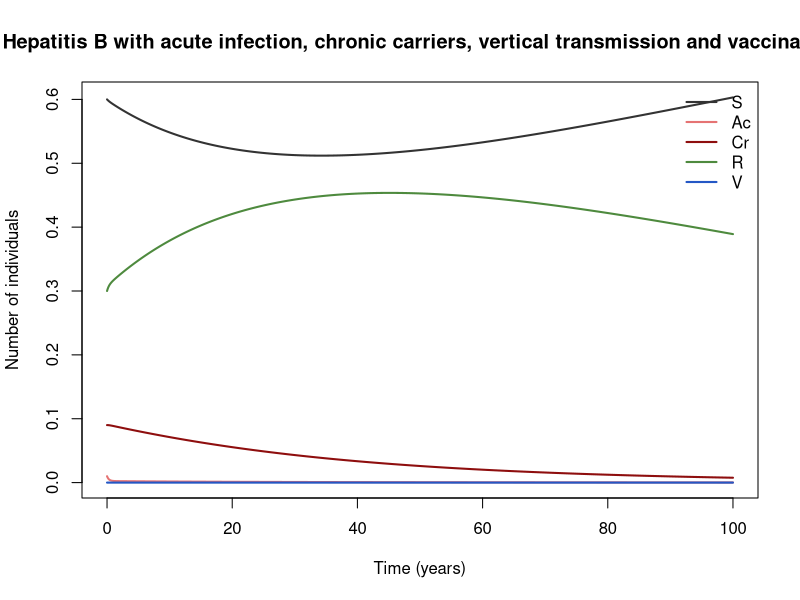

Write the R code that produced this figure.
## Hepatitis B with acute infection, chronic carriers, vertical transmission and vaccination
## Hepatitis B.
## Parameter values: 0 of 11 checked against the source; the rest are recalled or illustrative.
## Reference: The conceptual basis is Medley GF, Lindop NA, Edmunds WJ, Nokes DJ. Hepatitis-B virus endemicity: heterogeneity, catastrophic dynamics and control. Nat Med 2001;7(5):619–624
## Source: https://doi.org/10.1038/87953
##
## Generated from a compartmental model diagram (model format v1).
## Regenerating from the same diagram always gives this exact file.
##
## Compartments: S, Ac, Cr, R, V
## Flows (time unit: years):
##   (outside) -> S   : (births_ok * (1 - vax) + mu_c * Cr)
##   (outside) -> V   : births_ok * vax
##   (outside) -> Cr  : mu * pv * Cr * pc0
##   (outside) -> Ac  : mu * pv * Cr * (1 - pc0)
##   S -> Ac          : foi * S
##   Ac -> Cr         : q_c * gam_a * Ac
##   Ac -> R          : (1 - q_c) * gam_a * Ac
##   Cr -> R          : gam_c * Cr
##   V -> S           : w_v * V
##   S -> (outside)   : mu * S
##   Ac -> (outside)  : mu * Ac
##   Cr -> (outside)  : (mu + mu_c) * Cr
##   R -> (outside)   : mu * R
##   V -> (outside)   : mu * V

library(deSolve)

# ---- Time ------------------------------------------------------------
times <- seq(0, 100, by = 0.1)  # years

# ---- Parameters ------------------------------------------------------
parameters <- c(
  beta_h = 0.95,  # horizontal transmission coefficient (/yr) [recalled]
  eps_c = 0.16,   # relative infectiousness of carriers vs acute [recalled]
  gam_a = 4,      # exit from acute stage (about 3 months) (/yr) [recalled]
  q_c = 0.0886,   # probability that horizontal adult infection leads to carriage [recalled]
  gam_c = 0.025,  # carrier clearance (HBsAg loss) (/yr) [recalled]
  pv = 0.11,      # fraction of births to carrier mothers infected perinatally [recalled]
  pc0 = 0.885,    # probability that perinatal infection leads to carriage [recalled]
  mu = 0.00693,   # birth = natural death rate (/yr) [recalled]
  mu_c = 0.002,   # HBV-related excess carrier mortality (/yr) [illustrative]
  vax = 0.0,      # infant vaccination coverage times efficacy (scenario: 0.9) [illustrative]
  w_v = 0.1       # waning of vaccine immunity (/yr) [recalled]
)

# ---- Initial conditions ----------------------------------------------
state <- c(
  S = 0.6,    # susceptible
  Ac = 0.01,  # acute infection
  Cr = 0.09,  # chronic carrier
  R = 0.3,    # recovered/immune
  V = 0       # vaccinated
)

# ---- Model equations -------------------------------------------------
hbv_carrier_vaccination_model <- function(t, state, parameters) {
  with(as.list(c(state, parameters)), {
    # Total population
    N <- S + Ac + Cr + R + V

    # Derived quantities
    foi <- beta_h * (Ac + eps_c * Cr) / N  # force of infection
    births_ok <- mu * N - mu * pv * Cr     # births not perinatally infected

    # Rates of change
    dS <- (births_ok * (1 - vax) + mu_c * Cr) - foi * S + w_v * V - mu * S
    dAc <- mu * pv * Cr * (1 - pc0) + foi * S - q_c * gam_a * Ac - (1 - q_c) * gam_a * Ac - mu * Ac
    dCr <- mu * pv * Cr * pc0 + q_c * gam_a * Ac - gam_c * Cr - (mu + mu_c) * Cr
    dR <- (1 - q_c) * gam_a * Ac + gam_c * Cr - mu * R
    dV <- births_ok * vax - w_v * V - mu * V

    list(c(dS, dAc, dCr, dR, dV))
  })
}

# ---- Solve -----------------------------------------------------------
out <- ode(y = state, times = times, func = hbv_carrier_vaccination_model, parms = parameters)
out <- as.data.frame(out)

# ---- Plot ------------------------------------------------------------
compartment_cols <- c(S = "#333333", Ac = "#E57373", Cr = "#8E0E0E", R = "#4E8A3E", V = "#2457C5")
matplot(out$time, out[, names(compartment_cols)], type = "l", lty = 1, lwd = 2,
        col = compartment_cols, xlab = "Time (years)", ylab = "Number of individuals",
        main = "Hepatitis B with acute infection, chronic carriers, vertical transmission and vaccination")
legend("topright", legend = names(compartment_cols), col = compartment_cols,
       lty = 1, lwd = 2, bty = "n")
